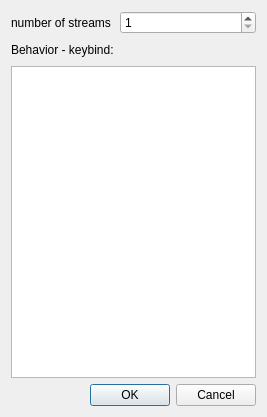
<?xml version="1.0" encoding="UTF-8"?>
<ui version="4.0">
 <class>Dialog</class>
 <widget class="QDialog" name="Dialog">
  <property name="geometry">
   <rect>
    <x>0</x>
    <y>0</y>
    <width>267</width>
    <height>417</height>
   </rect>
  </property>
  <property name="windowTitle">
   <string>Dialog</string>
  </property>
  <layout class="QVBoxLayout" name="verticalLayout">
   <item>
    <layout class="QGridLayout" name="gridLayout">
     <item row="0" column="0">
      <widget class="QLabel" name="nStream_label">
       <property name="text">
        <string>number of streams</string>
       </property>
      </widget>
     </item>
     <item row="0" column="1">
      <widget class="QSpinBox" name="nStream_spinBox">
       <property name="minimum">
        <number>1</number>
       </property>
       <property name="maximum">
        <number>100</number>
       </property>
      </widget>
     </item>
     <item row="1" column="0">
      <widget class="QLabel" name="behavior_label">
       <property name="text">
        <string>Behavior - keybind:</string>
       </property>
      </widget>
     </item>
     <item row="1" column="1">
      <spacer name="horizontalSpacer">
       <property name="orientation">
        <enum>Qt::Horizontal</enum>
       </property>
       <property name="sizeHint" stdset="0">
        <size>
         <width>40</width>
         <height>20</height>
        </size>
       </property>
      </spacer>
     </item>
     <item row="2" column="0" colspan="2">
      <widget class="QPlainTextEdit" name="behavior_text_edit"/>
     </item>
    </layout>
   </item>
   <item>
    <widget class="QDialogButtonBox" name="buttonBox">
     <property name="orientation">
      <enum>Qt::Horizontal</enum>
     </property>
     <property name="standardButtons">
      <set>QDialogButtonBox::Cancel|QDialogButtonBox::Ok</set>
     </property>
    </widget>
   </item>
  </layout>
 </widget>
 <resources/>
 <connections>
  <connection>
   <sender>buttonBox</sender>
   <signal>accepted()</signal>
   <receiver>Dialog</receiver>
   <slot>accept()</slot>
   <hints>
    <hint type="sourcelabel">
     <x>248</x>
     <y>254</y>
    </hint>
    <hint type="destinationlabel">
     <x>157</x>
     <y>274</y>
    </hint>
   </hints>
  </connection>
  <connection>
   <sender>buttonBox</sender>
   <signal>rejected()</signal>
   <receiver>Dialog</receiver>
   <slot>reject()</slot>
   <hints>
    <hint type="sourcelabel">
     <x>316</x>
     <y>260</y>
    </hint>
    <hint type="destinationlabel">
     <x>286</x>
     <y>274</y>
    </hint>
   </hints>
  </connection>
 </connections>
</ui>
